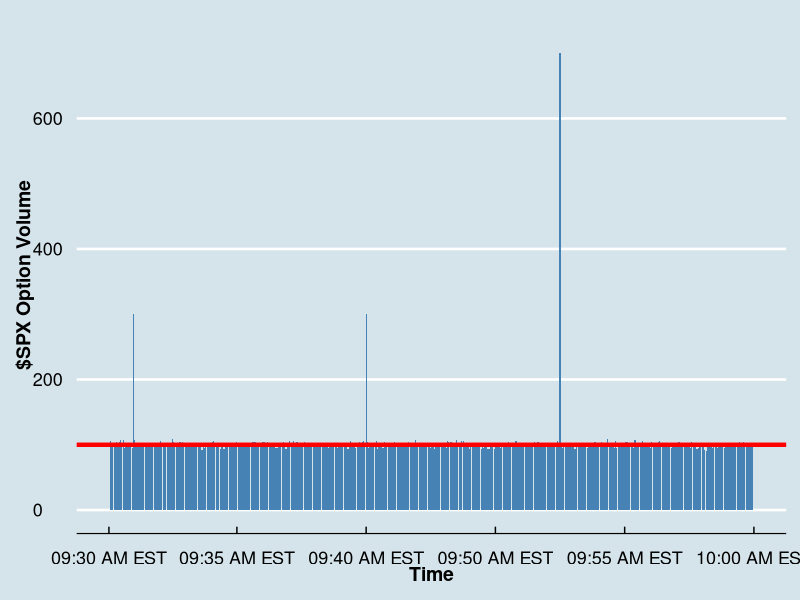

The R script that drew this image: (Note: this script raises an error after producing the figure.)
library(ggplot2)
library(ggthemes)

df = data.frame(vol = rnorm(500, 100, 3), x_label = 1:500)

df$vol[20]=300
df$vol[200]=300
df$vol[350]=700



ggplot(data=df, aes(x=x_label, y=vol)) +
	geom_bar(stat="identity", fill="steelblue")+
	scale_y_continuous(limits = c(0, 720))+
  	scale_x_continuous(limits = c(1, 500), breaks = c(1, 100, 200, 300, 400, 500), labels=c('09:30 AM EST', '09:35 AM EST', '09:40 AM EST', '09:50 AM EST', '09:55 AM EST', '10:00 AM EST'))+
	xlab("Time") +
  	ylab("$SPX Option Volume") +
  	geom_hline(aes(yintercept=100), color="red", size=1.5)+
	theme_economist()+
	theme(text = element_text(size=13), 
		  axis.title.x = element_text(size=14, face="bold"),
		  axis.title.y = element_text(size=14, face="bold")
		  ) 

  +
  +
  theme_minimal()